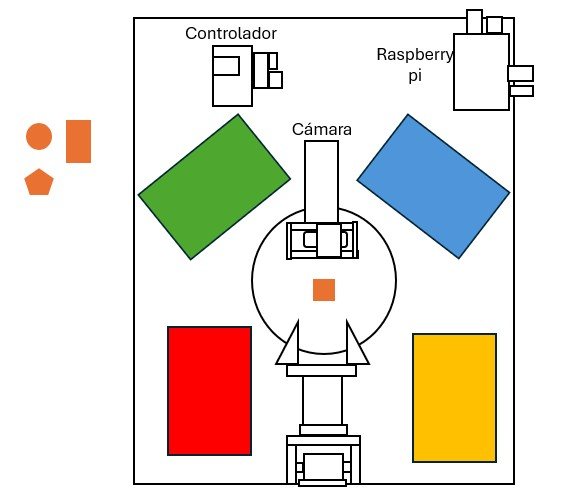
#> input picture Imagenes/plano_inicial.jpg, 573 x 497 px, given in place of the camera
$ python OpenCV.py
#> lines starting #> are read from the running program, lines starting #| are printed output that depends on the picture; after the words box and inside, x2 and y2 are one past the last pixel; in counts of white or black regions, pixels touching at a corner belong together
#> in main, frame is the input picture: shape (497, 573, 3); mean B, G, R 214.4, 223.6, 229.9
import cv2
import numpy as np
import math

# Physical radius of the white disk (in cm)
DISK_RADIUS_CM = 7.25
WINDOW_NAME = "Shape detection on disk - C270"


def calcular_caracteristicas_geometricas(cnt):
    """
    Calcula múltiples características geométricas invariantes a rotación.
    Estas son más robustas que solo contar vértices.
    """
    area = cv2.contourArea(cnt)
    perimetro = cv2.arcLength(cnt, True)

    if area < 100 or perimetro < 10:
        return None

    # 1. Circularidad (4π * área / perímetro²) - 1.0 para círculo perfecto
    circularidad = (4 * math.pi * area) / (perimetro * perimetro)

    # 2. Convex hull y solidez
    hull = cv2.convexHull(cnt)
    area_hull = cv2.contourArea(hull)
    solidez = area / area_hull if area_hull > 0 else 0

    # 3. Bounding box y extensión
    x, y, w, h = cv2.boundingRect(cnt)
    area_rect = w * h
    extension = area / area_rect if area_rect > 0 else 0
    aspect_ratio = w / h if h > 0 else 0

    # 4. Ellipse ajustada (si hay suficientes puntos)
    if len(cnt) >= 5:
        ellipse = cv2.fitEllipse(cnt)
        (cx_e, cy_e), (eje_menor, eje_mayor), angle = ellipse
        elipse_ratio = eje_menor / eje_mayor if eje_mayor > 0 else 0
    else:
        elipse_ratio = aspect_ratio

    # 5. Número de vértices con múltiples valores de epsilon
    vertices_list = []
    for eps_factor in [0.01, 0.02, 0.03, 0.04]:
        approx = cv2.approxPolyDP(cnt, eps_factor * perimetro, True)
        vertices_list.append(len(approx))

    # Usar la mediana para más estabilidad
    n_vertices = int(np.median(vertices_list))

    # 6. Defectos de convexidad (útil para formas complejas)
    hull_indices = cv2.convexHull(cnt, returnPoints=False)
    if len(hull_indices) > 3:
        defects = cv2.convexityDefects(cnt, hull_indices)
        n_defectos = len(defects) if defects is not None else 0
    else:
        n_defectos = 0

    # 7. Momentos de Hu (invariantes a rotación, escala, traslación)
    momentos = cv2.moments(cnt)
    hu_moments = cv2.HuMoments(momentos).flatten()
    # Log transform para mejor comparación
    hu_log = -np.sign(hu_moments) * np.log10(np.abs(hu_moments) + 1e-10)

    return {
        "area": area,
        "perimetro": perimetro,
        "circularidad": circularidad,
        "solidez": solidez,
        "extension": extension,
        "aspect_ratio": aspect_ratio,
        "elipse_ratio": elipse_ratio,
        "n_vertices": n_vertices,
        "vertices_list": vertices_list,
        "n_defectos": n_defectos,
        "hu_moments": hu_log,
        "contorno": cnt,
    }


def clasificar_forma(features, area_cm2=None):
    """
    Clasifica la forma en: circle, square, rectangle o pentagon.
    Usa múltiples características geométricas + área real para robustez.
    """
    if features is None:
        return "unknown", 0.0

    circ = features["circularidad"]
    solid = features["solidez"]
    ext = features["extension"]
    aspect = features["aspect_ratio"]
    elipse = features["elipse_ratio"]
    n_vert = features["n_vertices"]
    vert_list = features["vertices_list"]

    # Contar vértices consistentes
    vertices_4 = sum(1 for v in vert_list if v == 4)
    vertices_5 = sum(1 for v in vert_list if v == 5)
    vertices_5_6 = sum(1 for v in vert_list if v in [5, 6])
    vertices_6_plus = sum(1 for v in vert_list if v >= 6)

    scores = {}

    # === CÍRCULO ===
    score_circulo = 0

    # Circularidad MUY alta para ser círculo
    if circ > 0.92:
        score_circulo += 50
    elif circ > 0.88:
        score_circulo += 30
    elif circ > 0.82:
        score_circulo += 10

    if solid > 0.95:
        score_circulo += 15
    if 0.85 < elipse < 1.15:
        score_circulo += 10
    if 0.85 < aspect < 1.15:
        score_circulo += 10

    # Muchos vértices (el círculo se aproxima con muchos)
    if vertices_6_plus >= 3:
        score_circulo += 15

    # Área del círculo: ~4.9 cm²
    if area_cm2 is not None:
        if 4.0 < area_cm2 < 6.0:
            score_circulo += 20
        elif 3.5 < area_cm2 < 6.5:
            score_circulo += 10

    # Penalizar si tiene pocos vértices consistentes
    if vertices_5 >= 2:
        score_circulo -= 20
    if vertices_4 >= 2:
        score_circulo -= 25

    scores["circle"] = score_circulo

    # === CUADRADO ===
    score_cuadrado = 0

    if vertices_4 >= 3:
        score_cuadrado += 45
    elif vertices_4 >= 2:
        score_cuadrado += 35
    elif n_vert == 4:
        score_cuadrado += 25

    # Aspect ratio cercano a 1
    if 0.85 < aspect < 1.15:
        score_cuadrado += 25
    elif 0.75 < aspect < 1.25:
        score_cuadrado += 15

    if solid > 0.9:
        score_cuadrado += 10

    # Circularidad del cuadrado: ~0.78
    if 0.72 < circ < 0.82:
        score_cuadrado += 15

    # Área del cuadrado: ~6.25 cm²
    if area_cm2 is not None:
        if 5.0 < area_cm2 < 8.0:
            score_cuadrado += 15
        elif 4.0 < area_cm2 < 9.0:
            score_cuadrado += 5

    # Penalizar si es muy circular
    if circ > 0.88:
        score_cuadrado -= 40

    scores["square"] = score_cuadrado

    # === RECTÁNGULO ===
    score_rectangulo = 0

    if vertices_4 >= 3:
        score_rectangulo += 40
    elif vertices_4 >= 2:
        score_rectangulo += 30
    elif n_vert == 4:
        score_rectangulo += 20

    # Aspect ratio alejado de 1 (es alargado)
    if aspect < 0.6 or aspect > 1.7:
        score_rectangulo += 45
    elif aspect < 0.7 or aspect > 1.45:
        score_rectangulo += 30

    if solid > 0.9:
        score_rectangulo += 10

    # Área del rectángulo: ~12.5 cm² (la más grande)
    if area_cm2 is not None:
        if area_cm2 > 10.0:
            score_rectangulo += 25
        elif area_cm2 > 8.0:
            score_rectangulo += 15

    # Penalizar si es muy circular o aspect ~1
    if circ > 0.85:
        score_rectangulo -= 35
    if 0.85 < aspect < 1.15:
        score_rectangulo -= 30

    scores["rectangle"] = score_rectangulo

    # === PENTÁGONO ===
    score_pentagono = 0

    # Vértices: el pentágono debe mostrar ~5 vértices
    if vertices_5 >= 3:
        score_pentagono += 50
    elif vertices_5 >= 2:
        score_pentagono += 40
    elif vertices_5_6 >= 3:
        score_pentagono += 35
    elif n_vert == 5:
        score_pentagono += 30
    elif n_vert == 6:
        score_pentagono += 15

    # Circularidad del pentágono regular: ~0.865
    if 0.82 < circ < 0.90:
        score_pentagono += 25
    elif 0.78 < circ < 0.92:
        score_pentagono += 10

    # Solidez alta (convexo)
    if solid > 0.93:
        score_pentagono += 10

    # Aspect ratio moderado
    if 0.80 < aspect < 1.25:
        score_pentagono += 5

    # Pentágono es la figura más pequeña (~3.9 cm²)
    if area_cm2 is not None:
        if 2.5 < area_cm2 < 5.0:
            score_pentagono += 30
        elif area_cm2 < 5.5:
            score_pentagono += 15
        if area_cm2 > 6.0:
            score_pentagono -= 25

    # Penalizar si tiene 4 vértices claros o muchos vértices (círculo)
    if vertices_4 >= 3:
        score_pentagono -= 35
    if vertices_6_plus >= 3:
        score_pentagono -= 15

    scores["pentagon"] = score_pentagono

    # Mejor forma
    mejor_forma = max(scores, key=scores.get)
    mejor_score = scores[mejor_forma]

    if mejor_score < 35:
        return "unknown", mejor_score / 100.0

    confianza = min(mejor_score / 100.0, 1.0)
    return mejor_forma, confianza


def detectar_figuras_y_polares(frame, debug=False):
    """
    Detecta el disco blanco y TODAS las piezas naranjas dentro.
    Devuelve:
      {
        'disk_center': (cx, cy),
        'disk_radius': R_pix,
        'shapes': [
            {
              'shape_name': str,
              'confidence': float,
              'r_cm': float,
              'theta_deg': float,
              'obj_center': (cx, cy),
              'features': dict
            },
            ...
        ],
        'mask_debug': mask_orange (opcional)
      }
    """
#> called with debug = False
    gray = cv2.cvtColor(frame, cv2.COLOR_BGR2GRAY)
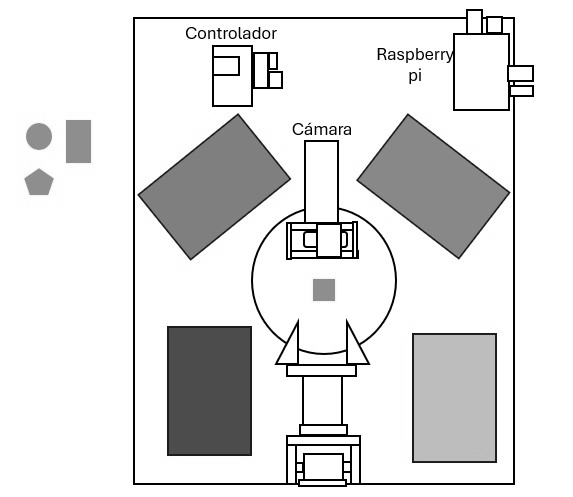
#> gray: shape (497, 573); min 0, max 255, mean 224.4
    hsv = cv2.cvtColor(frame, cv2.COLOR_BGR2HSV)
#> hsv: shape (497, 573, 3); mean H, S, V 13.6, 34.7, 238.5
    h, w = gray.shape

    # --- 1) Encontrar el disco blanco ---
    cx_img, cy_img = w // 2, h // 2
    roi_w, roi_h = int(w * 0.6), int(h * 0.6)
    x0 = max(cx_img - roi_w // 2, 0)
    y0 = max(cy_img - roi_h // 2, 0)
    x1 = min(cx_img + roi_w // 2, w)
    y1 = min(cy_img + roi_h // 2, h)

    roi = gray[y0:y1, x0:x1]
    roi_blur = cv2.GaussianBlur(roi, (5, 5), 0)
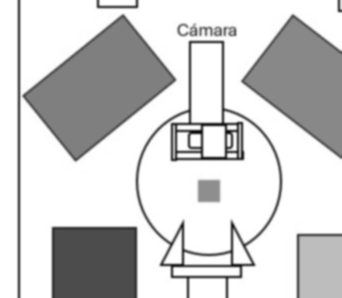
#> roi_blur: shape (298, 342); min 12, max 255, mean 207
    _, roi_th = cv2.threshold(
        roi_blur, 0, 255, cv2.THRESH_BINARY + cv2.THRESH_OTSU
    )
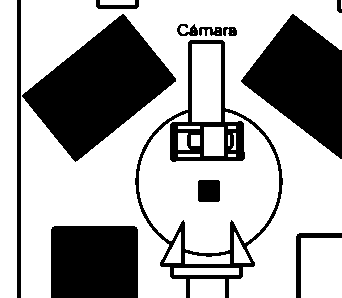
#> roi_th: shape (298, 342); 66.8% white; 12 black regions

    contours, _ = cv2.findContours(
        roi_th, cv2.RETR_EXTERNAL, cv2.CHAIN_APPROX_SIMPLE
    )
#> contours = 21 contours, 4 with area under 20; largest, box (x1, y1, x2, y2) and area: (21, 0, 342, 298) 53930, (139, 112, 279, 253) 11735, (0, 0, 17, 298) 4752, (301, 238, 342, 298) 2360, (192, 44, 221, 122) 2156
    if not contours:
        return None

    areas = [cv2.contourArea(c) for c in contours]
#> areas = [612, 384, 334.5, 2360, 239, 239, 14, 42, 10, 80, 23, 135, 532, 14, 42, 11735, 2156, 0, 136, 53929.5, 4752]
    idx_max = int(np.argmax(areas))
#> idx_max = 19
    cnt_disk = contours[idx_max]
#> cnt_disk = contour of 344 points, box (x1, y1, x2, y2) (21, 0, 342, 298), area 53930
    if areas[idx_max] < 1000:
        return None

    (xc_roi, yc_roi), R_pix = cv2.minEnclosingCircle(cnt_disk)
#> xc_roi = 178.5; yc_roi = 148.5; R_pix = 216.5
    cx_disk = x0 + xc_roi
#> cx_disk = 293.5
    cy_disk = y0 + yc_roi
#> cy_disk = 247.5

    # --- 2) Máscara del disco y máscara naranja ---
    mask_disk = np.zeros_like(gray, dtype=np.uint8)
    cv2.circle(
        mask_disk,
        (int(cx_disk), int(cy_disk)),
        int(R_pix * 0.9),
        255,
        -1,
    )
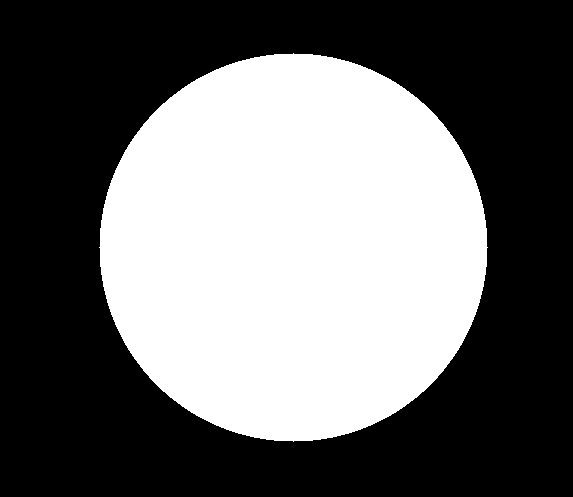
#> mask_disk: shape (497, 573); 41.5% white; 1 white region, box (x1, y1, x2, y2) and area: (99, 53, 488, 442) 118213

    hsv_inside = cv2.bitwise_and(hsv, hsv, mask=mask_disk)
#> hsv_inside: shape (497, 573, 3); mean H, S, V 9.5, 22.2, 95.6

    # Rango naranja (ajustable)
    lower_orange = np.array([3, 70, 70], dtype=np.uint8)
    upper_orange = np.array([28, 255, 255], dtype=np.uint8)

    mask_orange = cv2.inRange(hsv_inside, lower_orange, upper_orange)
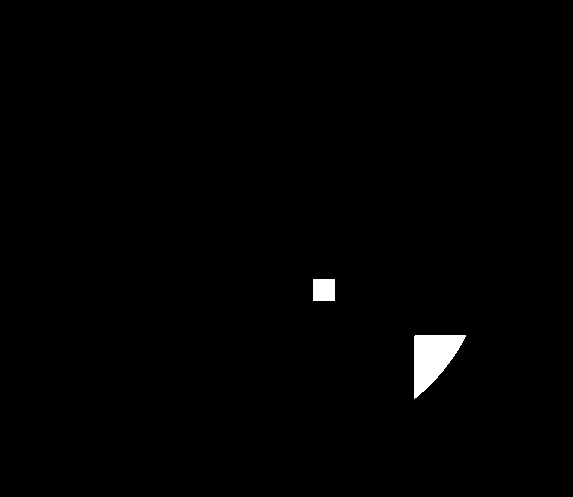
#> mask_orange: shape (497, 573); 0.86% white; 2 white regions, box (x1, y1, x2, y2) and area: (414, 335, 466, 399) 1953, (313, 279, 335, 301) 484

    kernel_small = np.ones((3, 3), np.uint8)
    kernel_med = np.ones((5, 5), np.uint8)

    mask_orange = cv2.morphologyEx(
        mask_orange, cv2.MORPH_OPEN, kernel_small, iterations=1
    )
#> mask_orange: shape (497, 573); 0.85% white; 2 white regions
    mask_orange = cv2.morphologyEx(
        mask_orange, cv2.MORPH_CLOSE, kernel_med, iterations=2
    )
    mask_orange = cv2.GaussianBlur(mask_orange, (3, 3), 0)
    _, mask_orange = cv2.threshold(mask_orange, 127, 255, cv2.THRESH_BINARY)

    contours_obj, _ = cv2.findContours(
        mask_orange, cv2.RETR_EXTERNAL, cv2.CHAIN_APPROX_SIMPLE
    )
#> contours_obj = 2 contours; box (x1, y1, x2, y2) and area: (414, 335, 465, 398) 1861, (313, 279, 335, 301) 441

    result = {
        "disk_center": (cx_disk, cy_disk),
        "disk_radius": R_pix,
        "shapes": [],
        "mask_debug": mask_orange if debug else None,
    }

    if not contours_obj:
        return result

    area_min = 300
    scale = DISK_RADIUS_CM / R_pix  # cm/pixel
#> scale = 0.0335

    for cnt in contours_obj:
        area = cv2.contourArea(cnt)
        if area < area_min:
            continue

        features = calcular_caracteristicas_geometricas(cnt)
        if features is None:
            continue

        area_cm2 = features["area"] * (scale ** 2)
        shape_name, confidence = clasificar_forma(features, area_cm2)

        M = cv2.moments(cnt)
        if M["m00"] == 0:
            continue

        cx_obj = M["m10"] / M["m00"]
        cy_obj = M["m01"] / M["m00"]

        dx = cx_obj - cx_disk
        dy = cy_obj - cy_disk

        r_pix = math.hypot(dx, dy)
        r_cm = r_pix * scale

        theta_rad = math.atan2(-dy, dx)
        theta_deg = (math.degrees(theta_rad) + 360.0) % 360.0

        features["area_cm2"] = area_cm2

        result["shapes"].append(
            {
                "shape_name": shape_name,
                "confidence": confidence,
                "r_cm": r_cm,
                "theta_deg": theta_deg,
                "obj_center": (cx_obj, cy_obj),
                "features": features,
            }
        )
#> this loop made 2 passes
#> (perimetro in calcular_caracteristicas_geometricas, circularidad in calcular_caracteristicas_geometricas, area_hull in calcular_caracteristicas_geometricas, solidez in calcular_caracteristicas_geometricas, x in calcular_caracteristicas_geometricas, y in calcular_caracteristicas_geometricas, w in calcular_caracteristicas_geometricas) on pass 1: (195.9, 0.609, 1878, 0.991, 414, 335, 51)

    # Ordenar por nombre para salida estable
    result["shapes"].sort(key=lambda s: s["shape_name"])
    return result


def main():
    cap = cv2.VideoCapture(0)

    cap.set(cv2.CAP_PROP_FOURCC, cv2.VideoWriter_fourcc(*"MJPG"))
    cap.set(cv2.CAP_PROP_FRAME_WIDTH, 640)
    cap.set(cv2.CAP_PROP_FRAME_HEIGHT, 480)
    cap.set(cv2.CAP_PROP_FPS, 30)

    if not cap.isOpened():
        print("❌ Could not open camera.")
        return

    cv2.namedWindow(WINDOW_NAME, cv2.WINDOW_NORMAL)
    print("✅ Camera opened. Press 'q' to quit, 'd' for debug mode.")

    debug_mode = False
    last_summary = None

    while True:
        ret, frame = cap.read()
        if not ret:
            print("❌ Could not read frame.")
            break

        info = detectar_figuras_y_polares(frame, debug=debug_mode)
#> info = 4 items

        if info is not None:
            cx_disk, cy_disk = info["disk_center"]
#> cx_disk = 293.5; cy_disk = 247.5
            R_pix = info["disk_radius"]
#> R_pix = 216.5
            shapes = info["shapes"]
#> shapes = 2 items

            # Disco
            cv2.circle(
                frame, (int(cx_disk), int(cy_disk)), int(R_pix), (0, 255, 0), 2
            )
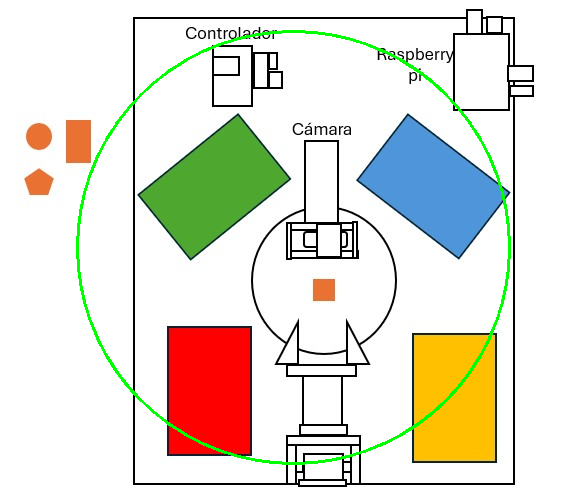
#> frame: shape (497, 573, 3); 1.42% of pixels changed, all inside (x1, y1, x2, y2) = (76, 30, 511, 465)
            cv2.circle(
                frame, (int(cx_disk), int(cy_disk)), 3, (0, 0, 255), -1
            )
#> frame: shape (497, 573, 3); 0.01% of pixels changed, all inside (x1, y1, x2, y2) = (290, 244, 297, 251)

            summary_parts = []

            for s in shapes:
                shape_name = s["shape_name"]
                conf = s["confidence"]
                r_cm = s["r_cm"]
                theta_deg = s["theta_deg"]
                cx_obj, cy_obj = s["obj_center"]
                features = s["features"]

                # Contorno
                if features and "contorno" in features:
                    cv2.drawContours(frame, [features["contorno"]], -1, (255, 0, 255), 2)

                # Línea centro disco -> centro figura
                cv2.line(
                    frame,
                    (int(cx_disk), int(cy_disk)),
                    (int(cx_obj), int(cy_obj)),
                    (255, 0, 0),
                    2,
                )
                cv2.circle(
                    frame, (int(cx_obj), int(cy_obj)), 5, (0, 255, 255), -1
                )

                # Texto cerca de la figura
                text = f"{shape_name} ({conf:.0%}), r={r_cm:.2f}cm, Angle={theta_deg:.1f} deg"
                cv2.putText(
                    frame,
                    text,
                    (int(cx_obj) + 5, int(cy_obj) - 5),
                    cv2.FONT_HERSHEY_SIMPLEX,
                    0.5,
                    (0, 255, 0),
                    1,
                    cv2.LINE_AA,
                )

                summary_parts.append(text)
#> this loop made 2 passes
#> (shape_name, conf, r_cm, theta_deg, cx_obj, cy_obj, text) on passes 1 to 2: ('square', 0.95, 1.73, 305.5, 323.5, 289.5, 'square (95%), r=1.73cm, Angle=305.5 deg'), ('unknown', 0.3, 5.94, 321.6, 432.4, 357.6, 'unknown (30%), r=5.94cm, Angle=321.6 deg')
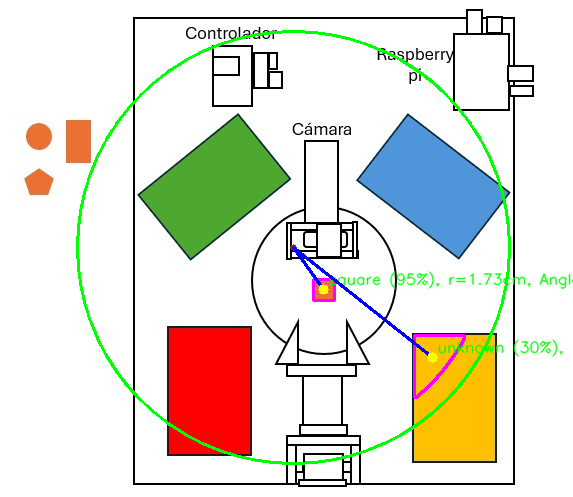
#> frame: shape (497, 573, 3); mean B, G, R 211.5, 223.2, 225.2
#> after the loop, summary_parts = ['square (95%), r=1.73cm, Angle=305.5 deg', 'unknown (30%), r=5.94cm, Angle=321.6 deg']

            # Debug overlay (solo máscara y 1–2 líneas genéricas)
            if debug_mode and info["mask_debug"] is not None:
                mask_small = cv2.resize(info["mask_debug"], (160, 120))
                mask_color = cv2.cvtColor(mask_small, cv2.COLOR_GRAY2BGR)
                frame[10:130, 470:630] = mask_color

            if summary_parts:
                summary = " | ".join(summary_parts)
                if summary != last_summary:
                    print(summary)
#| square (95%), r=1.73cm, Angle=305.5 deg | unknown (30%), r=5.94cm, Angle=321.6 deg
                    last_summary = summary

        cv2.imshow(WINDOW_NAME, frame)

        key = cv2.waitKey(1) & 0xFF
#> (key q is pressed here)
        if key == ord("q"):
            break
        elif key == ord("d"):
            debug_mode = not debug_mode
            print(f"Debug mode: {'ON' if debug_mode else 'OFF'}")

    cap.release()
    cv2.destroyAllWindows()


if __name__ == "__main__":
    main()
